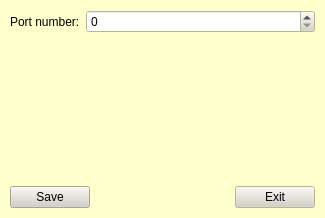
<ui version="4.0" >
 <author></author>
 <comment></comment>
 <exportmacro></exportmacro>
 <class>GexLicenseManagerConfigDialog_base</class>
 <widget class="QDialog" name="GexLicenseManagerConfigDialog_base" >
  <property name="geometry" >
   <rect>
    <x>0</x>
    <y>0</y>
    <width>325</width>
    <height>218</height>
   </rect>
  </property>
  <property name="palette" >
   <palette>
    <active>
     <color>
      <red>0</red>
      <green>0</green>
      <blue>0</blue>
     </color>
     <color>
      <red>212</red>
      <green>208</green>
      <blue>200</blue>
     </color>
     <color>
      <red>255</red>
      <green>255</green>
      <blue>255</blue>
     </color>
     <color>
      <red>233</red>
      <green>231</green>
      <blue>227</blue>
     </color>
     <color>
      <red>106</red>
      <green>104</green>
      <blue>100</blue>
     </color>
     <color>
      <red>141</red>
      <green>139</green>
      <blue>133</blue>
     </color>
     <color>
      <red>0</red>
      <green>0</green>
      <blue>0</blue>
     </color>
     <color>
      <red>255</red>
      <green>255</green>
      <blue>255</blue>
     </color>
     <color>
      <red>0</red>
      <green>0</green>
      <blue>0</blue>
     </color>
     <color>
      <red>255</red>
      <green>255</green>
      <blue>255</blue>
     </color>
     <color>
      <red>255</red>
      <green>255</green>
      <blue>204</blue>
     </color>
     <color>
      <red>0</red>
      <green>0</green>
      <blue>0</blue>
     </color>
     <color>
      <red>10</red>
      <green>36</green>
      <blue>106</blue>
     </color>
     <color>
      <red>255</red>
      <green>255</green>
      <blue>255</blue>
     </color>
     <color>
      <red>0</red>
      <green>0</green>
      <blue>255</blue>
     </color>
     <color>
      <red>255</red>
      <green>0</green>
      <blue>255</blue>
     </color>
     <color>
      <red>233</red>
      <green>231</green>
      <blue>227</blue>
     </color>
    </active>
    <inactive>
     <color>
      <red>0</red>
      <green>0</green>
      <blue>0</blue>
     </color>
     <color>
      <red>212</red>
      <green>208</green>
      <blue>200</blue>
     </color>
     <color>
      <red>255</red>
      <green>255</green>
      <blue>255</blue>
     </color>
     <color>
      <red>244</red>
      <green>240</green>
      <blue>230</blue>
     </color>
     <color>
      <red>106</red>
      <green>104</green>
      <blue>100</blue>
     </color>
     <color>
      <red>141</red>
      <green>139</green>
      <blue>133</blue>
     </color>
     <color>
      <red>0</red>
      <green>0</green>
      <blue>0</blue>
     </color>
     <color>
      <red>255</red>
      <green>255</green>
      <blue>255</blue>
     </color>
     <color>
      <red>0</red>
      <green>0</green>
      <blue>0</blue>
     </color>
     <color>
      <red>255</red>
      <green>255</green>
      <blue>255</blue>
     </color>
     <color>
      <red>255</red>
      <green>255</green>
      <blue>204</blue>
     </color>
     <color>
      <red>0</red>
      <green>0</green>
      <blue>0</blue>
     </color>
     <color>
      <red>212</red>
      <green>208</green>
      <blue>200</blue>
     </color>
     <color>
      <red>0</red>
      <green>0</green>
      <blue>0</blue>
     </color>
     <color>
      <red>0</red>
      <green>0</green>
      <blue>255</blue>
     </color>
     <color>
      <red>255</red>
      <green>0</green>
      <blue>255</blue>
     </color>
     <color>
      <red>233</red>
      <green>231</green>
      <blue>227</blue>
     </color>
    </inactive>
    <disabled>
     <color>
      <red>128</red>
      <green>128</green>
      <blue>128</blue>
     </color>
     <color>
      <red>212</red>
      <green>208</green>
      <blue>200</blue>
     </color>
     <color>
      <red>255</red>
      <green>255</green>
      <blue>255</blue>
     </color>
     <color>
      <red>244</red>
      <green>240</green>
      <blue>230</blue>
     </color>
     <color>
      <red>106</red>
      <green>104</green>
      <blue>100</blue>
     </color>
     <color>
      <red>141</red>
      <green>139</green>
      <blue>133</blue>
     </color>
     <color>
      <red>128</red>
      <green>128</green>
      <blue>128</blue>
     </color>
     <color>
      <red>255</red>
      <green>255</green>
      <blue>255</blue>
     </color>
     <color>
      <red>128</red>
      <green>128</green>
      <blue>128</blue>
     </color>
     <color>
      <red>255</red>
      <green>255</green>
      <blue>255</blue>
     </color>
     <color>
      <red>255</red>
      <green>255</green>
      <blue>204</blue>
     </color>
     <color>
      <red>0</red>
      <green>0</green>
      <blue>0</blue>
     </color>
     <color>
      <red>10</red>
      <green>36</green>
      <blue>106</blue>
     </color>
     <color>
      <red>255</red>
      <green>255</green>
      <blue>255</blue>
     </color>
     <color>
      <red>0</red>
      <green>0</green>
      <blue>255</blue>
     </color>
     <color>
      <red>255</red>
      <green>0</green>
      <blue>255</blue>
     </color>
     <color>
      <red>233</red>
      <green>231</green>
      <blue>227</blue>
     </color>
    </disabled>
   </palette>
  </property>
  <property name="windowTitle" >
   <string>GEX-LM: configuration</string>
  </property>
  <property name="windowIcon" >
   <iconset resource="gex_lm.qrc" >:/gex_lm/images/resources/galaxy_icon.png</iconset>
  </property>
  <layout class="QVBoxLayout" >
   <property name="margin" >
    <number>10</number>
   </property>
   <property name="spacing" >
    <number>6</number>
   </property>
   <item>
    <layout class="QHBoxLayout" >
     <property name="margin" >
      <number>0</number>
     </property>
     <property name="spacing" >
      <number>6</number>
     </property>
     <item>
      <widget class="QLabel" name="labelPorNumber" >
       <property name="sizePolicy" >
        <sizepolicy>
         <hsizetype>0</hsizetype>
         <vsizetype>5</vsizetype>
         <horstretch>0</horstretch>
         <verstretch>0</verstretch>
        </sizepolicy>
       </property>
       <property name="text" >
        <string>Port number:</string>
       </property>
      </widget>
     </item>
     <item>
      <widget class="QSpinBox" name="spinBoxPortNumber" >
       <property name="maximum" >
        <number>65535</number>
       </property>
      </widget>
     </item>
    </layout>
   </item>
   <item>
    <spacer>
     <property name="orientation" >
      <enum>Qt::Vertical</enum>
     </property>
     <property name="sizeType" >
      <enum>QSizePolicy::Expanding</enum>
     </property>
     <property name="sizeHint" >
      <size>
       <width>10</width>
       <height>86</height>
      </size>
     </property>
    </spacer>
   </item>
   <item>
    <layout class="QHBoxLayout" >
     <property name="margin" >
      <number>0</number>
     </property>
     <property name="spacing" >
      <number>6</number>
     </property>
     <item>
      <widget class="QPushButton" name="buttonSave" >
       <property name="sizePolicy" >
        <sizepolicy>
         <hsizetype>0</hsizetype>
         <vsizetype>0</vsizetype>
         <horstretch>0</horstretch>
         <verstretch>0</verstretch>
        </sizepolicy>
       </property>
       <property name="text" >
        <string>Save</string>
       </property>
      </widget>
     </item>
     <item>
      <spacer>
       <property name="orientation" >
        <enum>Qt::Horizontal</enum>
       </property>
       <property name="sizeType" >
        <enum>QSizePolicy::Expanding</enum>
       </property>
       <property name="sizeHint" >
        <size>
         <width>46</width>
         <height>10</height>
        </size>
       </property>
      </spacer>
     </item>
     <item>
      <widget class="QPushButton" name="buttonExit" >
       <property name="sizePolicy" >
        <sizepolicy>
         <hsizetype>0</hsizetype>
         <vsizetype>0</vsizetype>
         <horstretch>0</horstretch>
         <verstretch>0</verstretch>
        </sizepolicy>
       </property>
       <property name="text" >
        <string>Exit</string>
       </property>
      </widget>
     </item>
    </layout>
   </item>
  </layout>
 </widget>
 <layoutdefault spacing="6" margin="11" />
 <pixmapfunction></pixmapfunction>
 <resources>
  <include location="gex_lm.qrc" />
 </resources>
 <connections/>
</ui>
